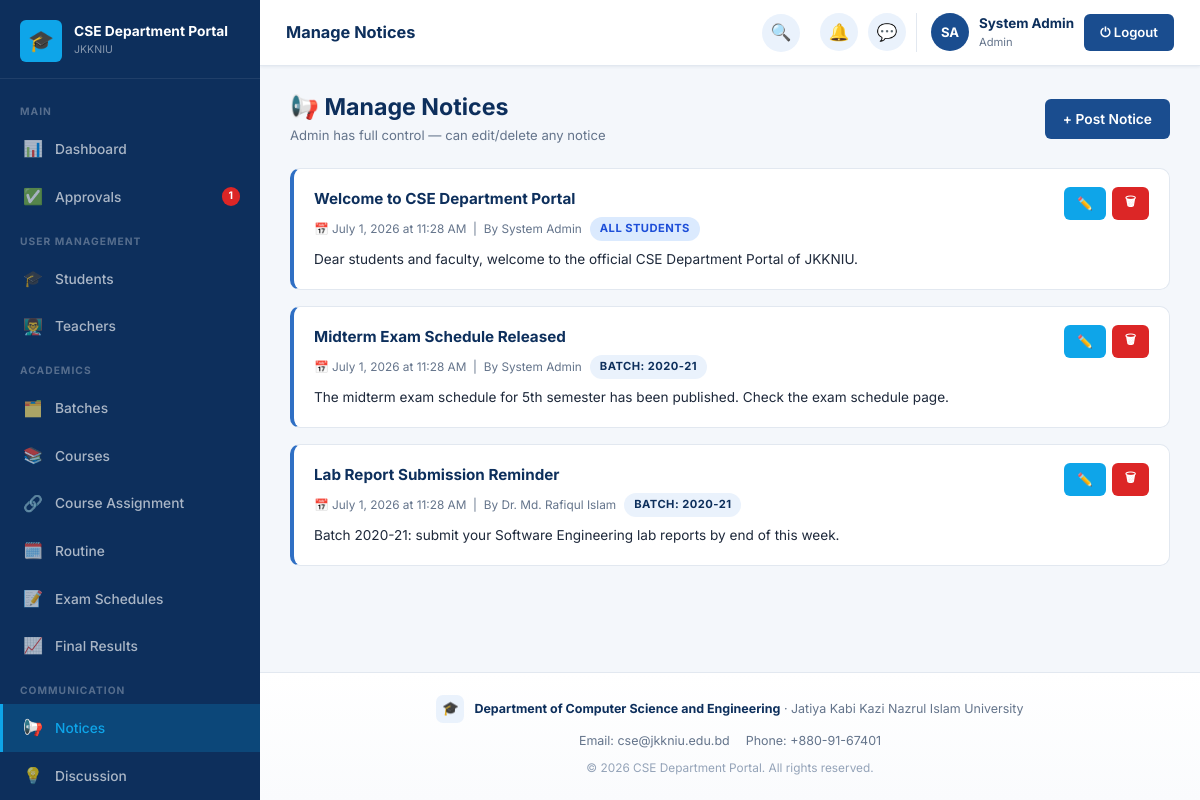
The page /admin/notices.php (signed in) on the database its author committed.
### tables this page shows
CREATE TABLE settings (
    id INT AUTO_INCREMENT PRIMARY KEY,
    portal_name VARCHAR(150) NOT NULL DEFAULT 'CSE Department Portal',
    university_name VARCHAR(200) NOT NULL DEFAULT 'Jatiya Kabi Kazi Nazrul Islam University',
    department_name VARCHAR(200) NOT NULL DEFAULT 'Department of Computer Science and Engineering',
    description TEXT DEFAULT NULL,
    contact_info TEXT DEFAULT NULL,
    logo VARCHAR(255) DEFAULT NULL
);

CREATE TABLE notices (
    notice_id INT AUTO_INCREMENT PRIMARY KEY,
    title VARCHAR(255) NOT NULL,
    description TEXT NOT NULL,
    target ENUM('all_students','specific_batch') NOT NULL DEFAULT 'all_students',
    batch_id INT DEFAULT NULL,
    posted_by INT NOT NULL,
    created_at TIMESTAMP DEFAULT CURRENT_TIMESTAMP,
    CONSTRAINT fk_notices_batch FOREIGN KEY (batch_id) REFERENCES batches(batch_id) ON DELETE CASCADE,
    CONSTRAINT fk_notices_user  FOREIGN KEY (posted_by) REFERENCES users(id) ON DELETE CASCADE
);

CREATE TABLE users (
    id INT AUTO_INCREMENT PRIMARY KEY,
    name VARCHAR(120) NOT NULL,
    email VARCHAR(150) NOT NULL UNIQUE,
    password VARCHAR(255) NOT NULL,
    role ENUM('admin','teacher','student') NOT NULL,
    status ENUM('pending','active','inactive','rejected') NOT NULL DEFAULT 'pending',
    profile_photo VARCHAR(255) DEFAULT NULL,
    reset_token VARCHAR(100) DEFAULT NULL,
    reset_token_expiry DATETIME DEFAULT NULL,
    created_at TIMESTAMP DEFAULT CURRENT_TIMESTAMP
);

CREATE TABLE batches (
    batch_id INT AUTO_INCREMENT PRIMARY KEY,
    batch_name VARCHAR(50) NOT NULL,
    session VARCHAR(20) NOT NULL,
    created_at TIMESTAMP DEFAULT CURRENT_TIMESTAMP
);

### app/classes/SettingsModel.php (called while the page is built, shortened)
<?php
class SettingsModel
{
    private PDO $db;
    public function __construct()
    {
        $this->db = Database::getInstance()->getConnection();
    }
    public function get(): array
    {
        $stmt = $this->db->query("SELECT * FROM settings ORDER BY id LIMIT 1");
        $row = $stmt->fetch();
        return $row;
    }
}

### app/classes/Database.php (called while the page is built, shortened)
<?php
class Database
{
    private static ?Database $instance = null;
    private PDO $connection;
    private function __construct()
    {
        $dsn = 'mysql:host=' . DB_HOST . ';dbname=' . DB_NAME . ';charset=' . DB_CHARSET;
        $options = [
            PDO::ATTR_ERRMODE            => PDO::ERRMODE_EXCEPTION,
            PDO::ATTR_DEFAULT_FETCH_MODE => PDO::FETCH_ASSOC,
            PDO::ATTR_EMULATE_PREPARES   => false,
        ];
        $this->connection = new PDO($dsn, DB_USER, DB_PASS, $options);
    }
    public static function getInstance(): Database
    {
        if (self::$instance === null) {
            self::$instance = new self();
        }
        return self::$instance;
    }
    public function getConnection(): PDO
    {
        return $this->connection;
    }
}

### config/config.php (called while the page is built, shortened)
<?php
spl_autoload_register(function ($class) {
    $paths = [
        ROOT_PATH . '/app/classes/' . $class . '.php',
        ROOT_PATH . '/app/models/' . $class . '.php',
        ROOT_PATH . '/app/controllers/' . $class . '.php',
    ];
    foreach ($paths as $path) {
        if (file_exists($path)) {
            return;
        }
    }
});

### app/classes/User.php (called while the page is built, shortened)
<?php
class User
{
    protected PDO $db;
    public function __construct()
    {
        $this->db = Database::getInstance()->getConnection();
    }
    public function getPendingUsers(): array
    {
        $stmt = $this->db->query("SELECT * FROM users WHERE status = 'pending' ORDER BY created_at DESC");
        return $stmt->fetchAll();
    }
}

### app/classes/ProfileRequestModel.php (called while the page is built, shortened)
<?php
class ProfileRequestModel
{
    private PDO $db;
    public function __construct()
    {
        $this->db = Database::getInstance()->getConnection();
    }
    public function countPending(): int
    {
        return (int) $this->db->query("SELECT COUNT(*) FROM profile_requests WHERE status='pending'")->fetchColumn();
    }
}

### app/classes/NoticeModel.php (called while the page is built, shortened)
<?php
class NoticeModel
{
    private PDO $db;
    public function __construct()
    {
        $this->db = Database::getInstance()->getConnection();
    }
    public function all(): array
    {
        $stmt = $this->db->query(
            "SELECT n.*, u.name AS poster, b.batch_name
             FROM notices n
             JOIN users u ON n.posted_by = u.id
             LEFT JOIN batches b ON n.batch_id = b.batch_id
             ORDER BY n.created_at DESC"
        );
        return $stmt->fetchAll();
    }
}

### app/classes/Helper.php (called while the page is built, shortened)
<?php
class Helper
{
    public static function formatDate(string $datetime, string $format = 'M j, Y'): string
    {
        return date($format, strtotime($datetime));
    }
}

### admin/notices.php (the view, shortened to what this page needs)
<?php
require_once '../config/database.php';
$noticeModel = new NoticeModel();
$notices   = $noticeModel->all();
$currentPage = 'Notices';
include '../includes/header.php';
?>
<div class="portal-layout">
<?php include '../includes/sidebar.php'; ?>
<div class="main-content">
<?php include '../includes/navbar.php'; ?>
<div class="page-content">
<div class="page-header">
    <div><h2>📢 Manage Notices</h2><div class="page-subtitle">Admin has full control — can edit/delete any notice</div></div>
    <a href="?action=add" class="btn btn-primary">+ Post Notice</a>
</div>
<div class="notice-list">
<?php if (empty($notices)): ?>
    <div class="empty-state"><div class="empty-icon">📭</div><p>No notices published yet.</p></div>
<?php else: foreach ($notices as $n): ?>
<div class="notice-card">
    <div style="display:flex;justify-content:space-between;align-items:flex-start;gap:12px">
        <div style="flex:1">
            <div class="notice-card-title"><?= htmlspecialchars($n['title']) ?></div>
            <div class="notice-card-meta">
                📅 <?= Helper::formatDate($n['created_at'], 'F j, Y \a\t g:i A') ?> &nbsp;|&nbsp; By <?= htmlspecialchars($n['poster']) ?>
                <span class="badge <?= $n['target']==='all_students'?'badge-info':'badge-primary' ?>">
                    <?= $n['target']==='all_students' ? 'All Students' : 'Batch: '.htmlspecialchars($n['batch_name'] ?? '') ?>
                </span>
            </div>
            <div class="notice-card-body"><?= nl2br(htmlspecialchars(substr($n['description'],0,300))) ?><?= strlen($n['description'])>300?'…':'' ?></div>
        </div>
        <div style="display:flex;gap:6px;flex-shrink:0">
            <a href="?edit=<?= $n['notice_id'] ?>" class="btn btn-sm btn-accent">✏️</a>
            <form method="POST" style="display:inline" onsubmit="return confirmAction('Delete this notice?')">
                <button class="btn btn-sm btn-danger">🗑</button>
            </form>
        </div>
    </div>
</div>
<?php endforeach; endif; ?>
</div>
</div>
<?php include '../includes/footer.php'; ?>

### includes/sidebar.php (shortened to what this page needs)
<?php
$role         = $_SESSION['role'] ?? 'guest';
$currentPage  = $currentPage ?? '';
$sidebarClass = 'sidebar sidebar-' . $role;
$settingsModel = $settingsModel ?? new SettingsModel();
$settings      = $settings ?? $settingsModel->get();
function navItem($href, $icon, $label, $current, $badge = null) {
    $active = ($current === $label) ? ' active' : '';
    $badgeHtml = $badge ? '<span class="nav-badge">' . $badge . '</span>' : '';
    return '<a href="' . htmlspecialchars($href) . '" class="nav-item' . $active . '">
        <span class="nav-icon">' . $icon . '</span>
        <span>' . htmlspecialchars($label) . '</span>' . $badgeHtml . '
    </a>';
}
$pendingUsersCount  = 0;
$pendingReqCount    = 0;
if ($role === 'admin') {
    $userModel = new User();
    $pendingUsersCount = count($userModel->getPendingUsers());
    $prModel = new ProfileRequestModel();
    $pendingReqCount = $prModel->countPending();
}
$totalPendingBadge = ($pendingUsersCount + $pendingReqCount) ?: null;
?>
<aside class="<?= $sidebarClass ?>">
    <div class="sidebar-brand">
        <div class="brand-logo">
            <div class="brand-icon">
                <?php if (!empty($settings['logo'])): ?>
                    <img src="<?= UPLOAD_URL . htmlspecialchars($settings['logo']) ?>" alt="">
                <?php else: ?>🎓<?php endif; ?>
            </div>
            <div class="brand-text">
                <div class="brand-name"><?= htmlspecialchars($settings['portal_name'] ?? 'CSE Department Portal') ?></div>
                <div class="brand-univ">JKKNIU</div>
            </div>
        </div>
    </div>
    <nav class="sidebar-nav">
    <?php if ($role === 'admin'): ?>
        <div class="nav-section-label">Main</div>
        <?= navItem(BASE_URL.'admin/dashboard.php', '📊', 'Dashboard', $currentPage) ?>
        <?= navItem(BASE_URL.'admin/approvals.php', '✅', 'Approvals', $currentPage, $totalPendingBadge) ?>
        <div class="nav-section-label">User Management</div>
        <?= navItem(BASE_URL.'admin/students.php', '🎓', 'Students', $currentPage) ?>
        <?= navItem(BASE_URL.'admin/teachers.php', '👨‍🏫', 'Teachers', $currentPage) ?>
        <div class="nav-section-label">Academics</div>
        <?= navItem(BASE_URL.'admin/batches.php', '🗂️', 'Batches', $currentPage) ?>
        <?= navItem(BASE_URL.'admin/courses.php', '📚', 'Courses', $currentPage) ?>
        <?= navItem(BASE_URL.'admin/course_assignments.php', '🔗', 'Course Assignment', $currentPage) ?>
        <?= navItem(BASE_URL.'admin/routine.php', '🗓️', 'Routine', $currentPage) ?>
        <?= navItem(BASE_URL.'admin/exam_schedules.php', '📝', 'Exam Schedules', $currentPage) ?>
        <?= navItem(BASE_URL.'admin/results.php', '📈', 'Final Results', $currentPage) ?>
        <div class="nav-section-label">Communication</div>
        <?= navItem(BASE_URL.'admin/notices.php', '📢', 'Notices', $currentPage) ?>
        <?= navItem(BASE_URL.'admin/discussions.php', '💡', 'Discussion', $currentPage) ?>
    <?php endif; ?>
    </nav>
</aside>

### includes/footer.php (shortened to what this page needs)
    <footer class="portal-footer">
        <div class="footer-brand">
            <div class="footer-brand-icon">
                <?php if (!empty($settings['logo'])): ?>
                    <img src="<?= UPLOAD_URL . htmlspecialchars($settings['logo']) ?>" alt="">
                <?php else: ?>🎓<?php endif; ?>
            </div>
            <div class="footer-brand-text">
                <strong><?= htmlspecialchars($settings['department_name'] ?? 'Department of Computer Science and Engineering') ?></strong>
                &middot; <?= htmlspecialchars($settings['university_name'] ?? 'JKKNIU') ?>
            </div>
        </div>
        <?php if (!empty($settings['contact_info'])): ?>
        <div class="footer-contact">
            <?php foreach (explode('|', $settings['contact_info']) as $part): ?>
                <span><?= htmlspecialchars(trim($part)) ?></span>
            <?php endforeach; ?>
        </div>
        <?php endif; ?>
        <div class="footer-copyright">
            &copy; <?= date('Y') ?> <?= htmlspecialchars($settings['portal_name'] ?? 'CSE Department Portal') ?>. All rights reserved.
        </div>
    </footer>
</body>
</html>

### assets/css/dashboard.css (style rules this page uses)
.sidebar-admin .nav-item.active { background: rgba(14,165,233,0.20); color: #0ea5e9; border-left-color: #0ea5e9; }
.notice-list { display: flex; flex-direction: column; gap: 16px; }
.notice-card { background: white; border: 1px solid var(--border); border-radius: var(--radius); padding: 18px 20px; border-left: 4px solid var(--primary-light); transition: box-shadow var(--transition); }
.notice-card-title { font-size: 0.95rem; font-weight: 700; color: var(--primary-dark); margin-bottom: 6px; }
.notice-card-meta { font-size: 0.74rem; color: var(--text-muted); margin-bottom: 8px; display: flex; gap: 8px; align-items: center; flex-wrap: wrap; }
.notice-card-body { font-size: 0.85rem; color: var(--text); line-height: 1.6; }

### rows shown on the page
settings: portal_name "CSE Department Portal", department_name "Department of Computer Science and Engineering", university_name "Jatiya Kabi Kazi Nazrul Islam University", contact_info "Email: cse@jkkniu.edu.bd", contact_info "Phone: +880-91-67401"
notices: title "Welcome to CSE Department Portal", created_at "July 1, 2026 at 11:28 AM", posted_by.name "System Admin", target "ALL STUDENTS", description "Dear students and faculty, welcome to the official CSE Department Portal of JKKNIU."
notices: title "Midterm Exam Schedule Released", created_at "July 1, 2026 at 11:28 AM", posted_by.name "System Admin", batch.batch_name "2020-21", description "The midterm exam schedule for 5th semester has been published. Check the exam schedule page."
notices: title "Lab Report Submission Reminder", created_at "July 1, 2026 at 11:28 AM", posted_by.name "Dr. Md. Rafiqul Islam", batch.batch_name "2020-21", description "Batch 2020-21: submit your Software Engineering lab reports by end of this week."

### other values the page prints
$icon "📊 ✅ 🎓 👨‍🏫 🗂️ 📚 🔗 🗓️ 📝 📈 📢 💡"
$label "Dashboard Approvals Students Teachers Batches Courses Course Assignment Routine Exam Schedules Final Results Notices Discussion"
$badge "1"
$pageTitle "Manage Notices"
$initials "SA"
$userName "System Admin"
$role "Admin"
